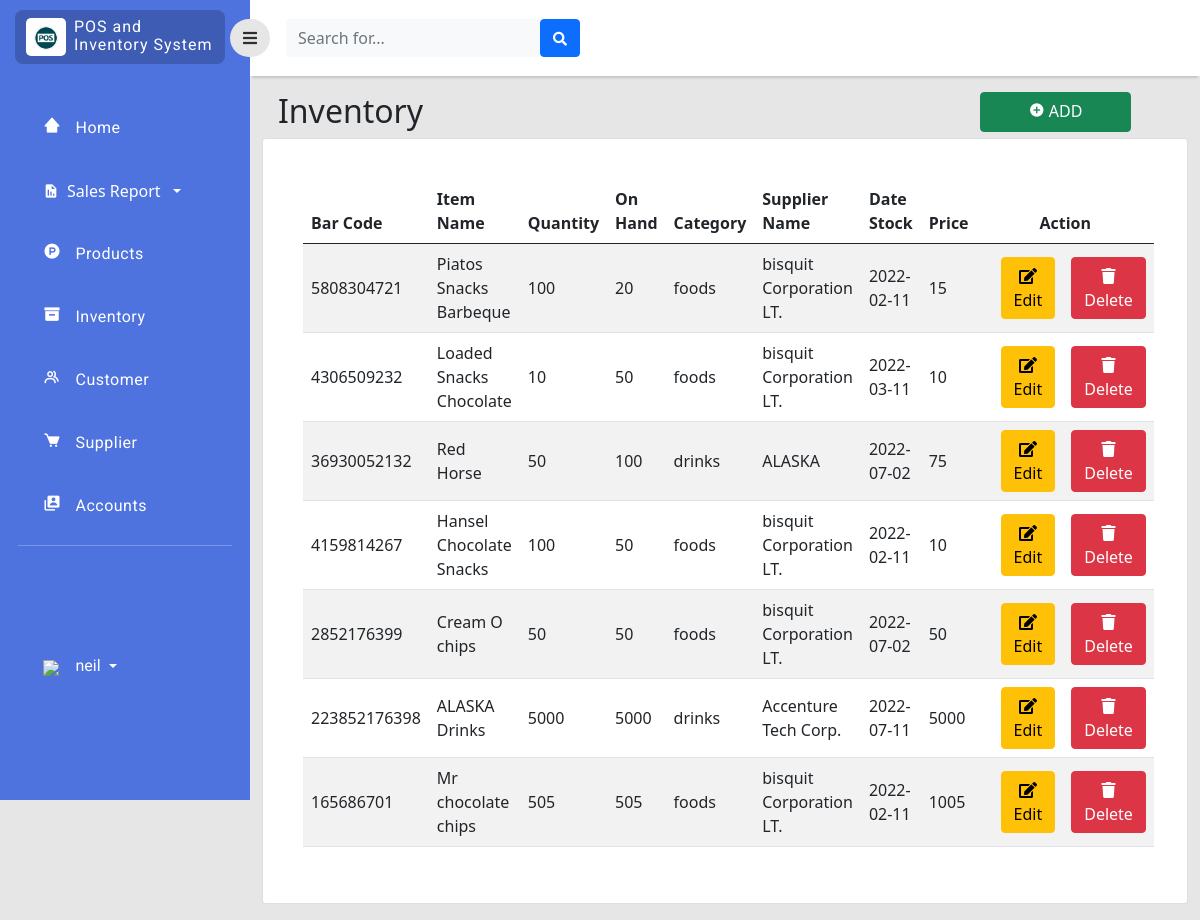
Page /php/inventory.php (signed in) on the earlier database version.
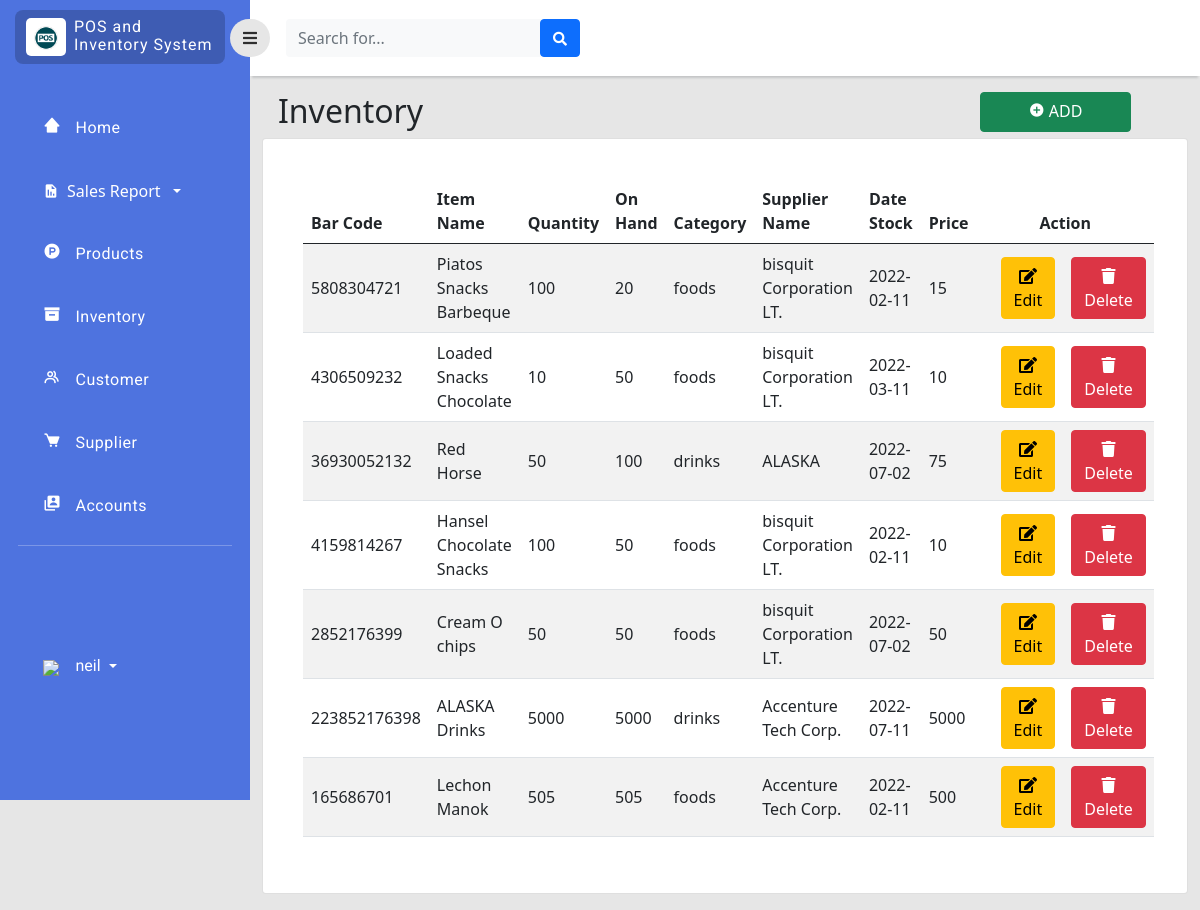
Same page on the later database version.
### tables this page shows
CREATE TABLE `inventory` (
  `item_id` bigint(11) NOT NULL,
  `bar_code` bigint(11) NOT NULL,
  `item_name` varchar(255) NOT NULL,
  `quantity` int(11) NOT NULL,
  `price` double NOT NULL,
  `srp` double NOT NULL,
  `on_hand` int(11) NOT NULL,
  `category_id` int(11) NOT NULL,
  `supplier_id` int(11) NOT NULL,
  `stock_in` date NOT NULL
);

CREATE TABLE `supplier` (
  `supplier_id` int(11) NOT NULL,
  `company_name` varchar(255) NOT NULL,
  `location_id` int(255) NOT NULL,
  `phone_no` int(11) NOT NULL
);

CREATE TABLE `category` (
  `category_id` int(11) NOT NULL,
  `category_name` enum('foods','drinks') NOT NULL
);

### php/inventory.php (the view, shortened to what the changed rows need)
<?php
include 'connection.php';
?>
<!doctype html>
<html lang="en">
  <head>
    <link href="https://cdn.jsdelivr.net/npm/bootstrap@5.0.2/dist/css/bootstrap.min.css" rel="stylesheet"
>
    <link rel="stylesheet" type="text/css" href="../style/dash.css">
    <link
      href="https://cdnjs.cloudflare.com/ajax/libs/font-awesome/5.15.1/css/all.min.css"
      rel="stylesheet"
    />
    <link href='https://unpkg.com/boxicons@2.1.2/css/boxicons.min.css' rel='stylesheet'>
    </head>
    <body>
    <div class="page">
        <div class="content">
            <div class="col py-3 d-flex justify-content-center overflow-auto">
                 <div class="container-fluid">
                <div class="row">
                        <div class="col d-flex justify-content">
                            <br>
                            <div class="w-50">
                                <h2 class="text-dark text-start ps-3 ">Inventory </h2>
                            </div>
                        </div>
                    </div>
                    <div class="row">
                        <div class="col ">
                            <div class="card">
                                <div class="card-body rounded-3 m-4 table-responsive-sm">
                                    <table class="table table-striped align-middle" id="InventoryTab">
                                        <thead>
                                            <tr>
                                                <th scope="col">Bar Code</th>
                                                <th scope="col">Item Name</th>
                                                <th scope="col">Quantity</th>
                                                <th scope="col">On Hand</th>
                                                <th scope="col">Category</th>
                                                <th scope="col">Supplier Name</th>
                                                <th scope="col">Date Stock</th>
                                                <th scope="col">Price</th>
                                                <th scope="col" style="text-align: center;">Action</th>
                                            </tr>
                                        </thead>
                                        <tbody>
                                            <?php
                                            $query_run = mysqli_query($con,"SELECT * FROM inventory");
                                            $sql_run = mysqli_query($con,"SELECT * FROM category,inventory WHERE(category.category_id=inventory.category_id)");
                                            $sup_run = mysqli_query($con,"SELECT * FROM supplier,inventory WHERE(supplier.supplier_id=inventory.supplier_id)");
                                            while ($row=mysqli_fetch_assoc($query_run) AND $rows=mysqli_fetch_assoc($sql_run) AND $raw=mysqli_fetch_assoc($sup_run)) { ?>
                                            <tr>
                                                <td><?php echo $row['bar_code'];  ?></td>
                                                <td><?php echo $row['item_name'];  ?></td>
                                                <td ><?php echo $row['quantity'];  ?></td>
                                                <td><?php echo $row['on_hand'];  ?></td>
                                                <td ><?php echo $rows['category_name'];  ?></td>
                                                <td><?php echo $raw['company_name'];  ?></td>
                                                <td><?php echo $row['stock_in'];  ?></td>
                                                <td ><?php echo $row['price'];  ?></td>
                                                <td>
                                                    <div class="d-flex flex-row justify-content-center">
                                                        <button class="btn btn-warning editbtn mx-3" data-toggle="modal" type="button"><i class="fas fa-edit" data-toggle="tooltip" title="edit"></i>Edit</button>
                                                        <button class="btn btn-danger deletebtn" data-toggle="modal" type="button"><i class="fas fa-trash" data-toggle="tooltip" title="edit"></i>Delete</button>
                                                </td>
                                            </tr>
                                        <?php }  ?>
                                        </tbody>
                                    </table>
                                </div>
                            </div>
                        </div>
                    </div>
                </div>
            </div>
        </div>
    </div>
</body>
</html>

Differences in the rows shown:
changed inventory: item_name "Mr chocolate chips" → "Lechon Manok"; supplier.company_name "bisquit Corporation LT." → "Accenture Tech Corp."; price "1005" → "500"
